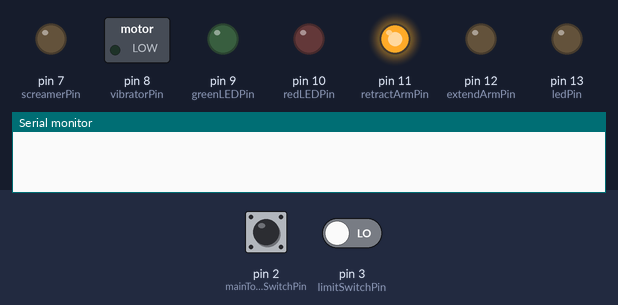
A sketch run on a simulated Arduino Uno, built with avr-gcc and run on an emulated ATmega328P. Parts: switched loads named in the sketch (green lamp = pin HIGH), output pins drawn as LEDs (lit = HIGH), the last lines printed to the serial monitor. The test bench sets the inputs (shaded band); at power-on: pin 2 (mainToggleSwitchPin) HIGH, pin 3 (limitSwitchPin) LOW.

Above: at 0.8 s.
0.9 s: pin 2 (mainToggleSwitchPin) pulled LOW for 0.15 s
At 2.2 s:
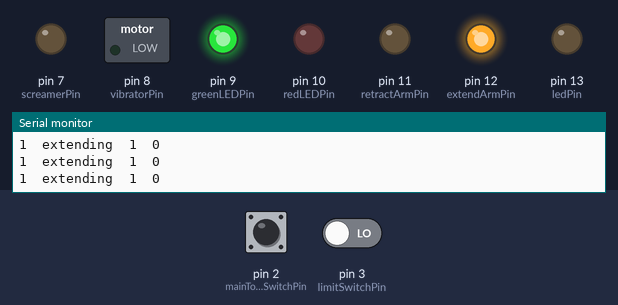
2.5 s: pin 2 (mainToggleSwitchPin) pulled LOW for 1 s
At 3.2 s:
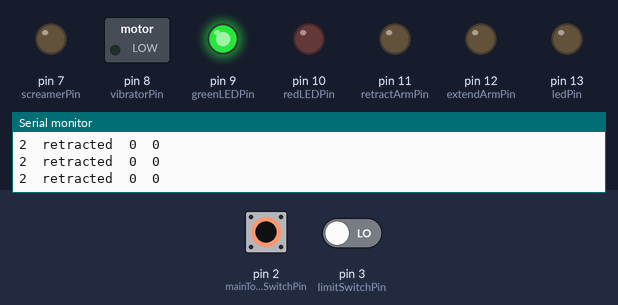
5.0 s: pin 2 (mainToggleSwitchPin) pulled LOW for 3.2 s
At 9.1 s:
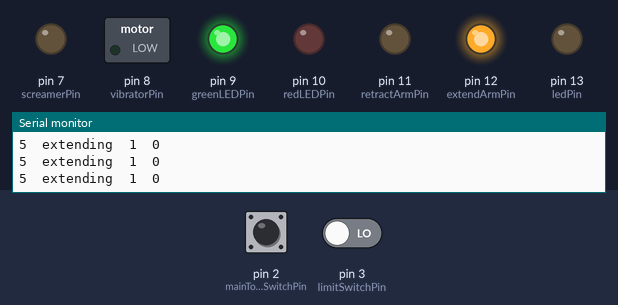
11.2 s: pin 2 (mainToggleSwitchPin) pulsed LOW 5 times (0.12 s each, 0.3 s apart)
At 13.8 s:
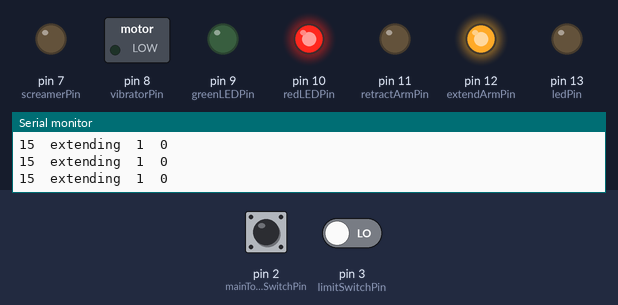
14.2 s: pin 2 (mainToggleSwitchPin) driven LOW and pin 3 (limitSwitchPin) driven HIGH
At 15.1 s:
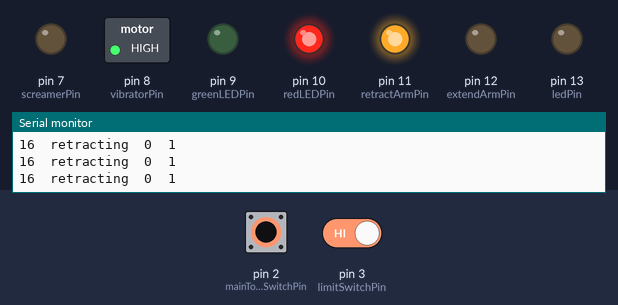
15.7 s: pin 2 (mainToggleSwitchPin) driven HIGH
At 16.8 s:
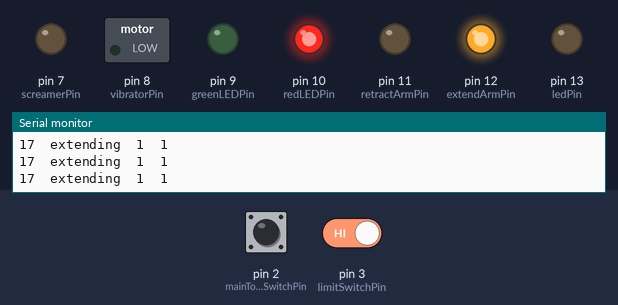
Timing chart, 0 to 18.2 s (numbered marks = the images above; inputs shaded):
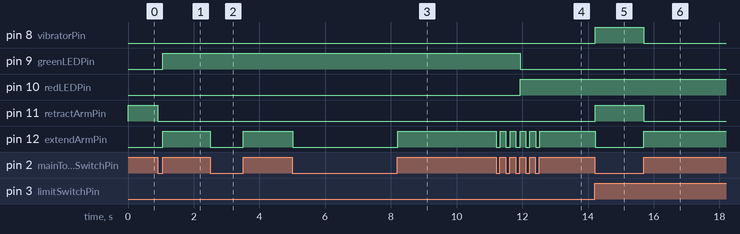

The sketch:

UselessMachineV3.ino
```cpp
const int mainToggleSwitchPin = 2;
const int limitSwitchPin = 3;

const int ledPin = 13;
const int extendArmPin = 12;
const int retractArmPin = 11;

const int redLEDPin = 10;
const int greenLEDPin = 9;

const int vibratorPin = 8;

const int screamerPin = 7;

boolean ledOn = false;
int currentCycleNumber;
boolean mainToggleSwitch;
boolean armLimitSwitch;
String armState;
String oldArmState;

String checkArmState() //my sexy function that checks system inputs/outputs and determines the system state
{
  boolean mainToggleSwitch = digitalRead(mainToggleSwitchPin);
  boolean armLimitSwitch = digitalRead(limitSwitchPin);

  if (mainToggleSwitch == LOW && armLimitSwitch == HIGH)
  {
    armState = "retracting";
  }
  else if (mainToggleSwitch == HIGH && armLimitSwitch == LOW || mainToggleSwitch == HIGH && armLimitSwitch == HIGH)
  {
    armState = "extending";
  }
  else if (mainToggleSwitch == LOW && armLimitSwitch == LOW    )
  {
    armState = "retracted";
  }
  return armState;
}


void setup()
{
  Serial.begin(9600);

  pinMode(mainToggleSwitchPin, INPUT);
  pinMode(limitSwitchPin, INPUT);

  pinMode(ledPin, OUTPUT);
  pinMode(redLEDPin, OUTPUT);
  pinMode(greenLEDPin, OUTPUT);

  pinMode(extendArmPin, OUTPUT);
  pinMode(retractArmPin, OUTPUT);

  pinMode(vibratorPin, OUTPUT);

  pinMode(screamerPin, OUTPUT);

  digitalWrite(greenLEDPin, LOW);
  digitalWrite(redLEDPin, LOW);
  digitalWrite(vibratorPin, LOW);
  digitalWrite(screamerPin, LOW);

  currentCycleNumber = 0;
  oldArmState = "retracted";

  mainToggleSwitch = digitalRead(mainToggleSwitchPin);
  armLimitSwitch = digitalRead(limitSwitchPin);

  while (armState != "retracted")
  {
    digitalWrite(retractArmPin, HIGH);
    delay(5);
    checkArmState();
  }

}


void loop()
{
  checkArmState();   //Outputs the current state of the system (retracted. extending, or retracting)

  if (armState == "retracted")
  {
    digitalWrite(extendArmPin, LOW);
    digitalWrite(retractArmPin, LOW);
  }
  else if (armState == "extending")
  {
    digitalWrite(extendArmPin, HIGH);
    digitalWrite(retractArmPin, LOW);
  }
  else if (armState == "retracting")
  {
    digitalWrite(extendArmPin, LOW);
    digitalWrite(retractArmPin, HIGH);
  }

  if (oldArmState != armState)  //increments the count if state has changed in any way since the last loop
  {
    ++currentCycleNumber;
    oldArmState = armState;
  }

  oldArmState == armState;  //set old arm state equal to current arm state

  if (currentCycleNumber > 0 && currentCycleNumber <= 10) //controls emotional signals to red and green LED, vibrator, and screamer
  {
    digitalWrite(greenLEDPin, HIGH);
    digitalWrite(redLEDPin, LOW);
    digitalWrite(vibratorPin, LOW);
    digitalWrite(screamerPin, LOW);
  }

  else if (currentCycleNumber > 10 && currentCycleNumber <= 20)
  {
    digitalWrite(greenLEDPin, LOW);
    digitalWrite(redLEDPin, HIGH);
    if (currentCycleNumber > 10 && currentCycleNumber <= 20 && armState == "retracting")
    {
      digitalWrite(vibratorPin, HIGH);
      digitalWrite(screamerPin, LOW);
    }
    else
    {
      digitalWrite(vibratorPin, LOW);
      digitalWrite(screamerPin, LOW);
    }
  }

  else if (currentCycleNumber > 20 && currentCycleNumber <= 25)
  {
    digitalWrite(greenLEDPin, LOW);
    digitalWrite(redLEDPin, HIGH);
    if (currentCycleNumber > 15 && currentCycleNumber <= 25 && armState == "retracting")
    {
      digitalWrite(vibratorPin, HIGH);
      digitalWrite(screamerPin, HIGH);
    }
    else
    {
      digitalWrite(vibratorPin, LOW);
      digitalWrite(screamerPin, LOW);
    }
  }

  else if (currentCycleNumber > 25)
  {
    digitalWrite(greenLEDPin, LOW);
    digitalWrite(redLEDPin, HIGH);
    digitalWrite(vibratorPin, HIGH);
    digitalWrite(screamerPin, HIGH);
  }

  else
  {
    digitalWrite(greenLEDPin, LOW);
    digitalWrite(redLEDPin, LOW);
    digitalWrite(vibratorPin, LOW);
    digitalWrite(screamerPin, LOW);
  }

  mainToggleSwitch = digitalRead(mainToggleSwitchPin);
  armLimitSwitch = digitalRead(limitSwitchPin);

//print useful stats to monitor
  Serial.print(currentCycleNumber);
  Serial.print("\t");
  Serial.print(armState);
  Serial.print("\t");
  Serial.print(mainToggleSwitch);
  Serial.print("\t");
  Serial.println(armLimitSwitch );
  delay(5);
}
```

Measured:
- after the input at 0.9 s, pin 9 (greenLEDPin), pin 12 (extendArmPin): LOW → HIGH after 0.15 s; pin 11 (retractArmPin): HIGH → LOW at once
- after the input at 2.5 s, pin 12 (extendArmPin): HIGH → LOW at once, → HIGH 1.0 s later
- after the input at 5.0 s, pin 12 (extendArmPin): HIGH → LOW at once, → HIGH 3.2 s later
- after the input at 11.2 s, pin 9 (greenLEDPin): HIGH → LOW after 0.73 s; pin 10 (redLEDPin): LOW → HIGH after 0.73 s; pin 12 (extendArmPin): alternates HIGH for 0.17 s and LOW for 0.13 s, 10 changes in all, then stays HIGH, starting at once
- after the input at 14.2 s, pin 8 (vibratorPin), pin 11 (retractArmPin): LOW → HIGH at once; pin 12 (extendArmPin): HIGH → LOW at once
- after the input at 15.7 s, pin 8 (vibratorPin), pin 11 (retractArmPin): HIGH → LOW at once; pin 12 (extendArmPin): LOW → HIGH at once
